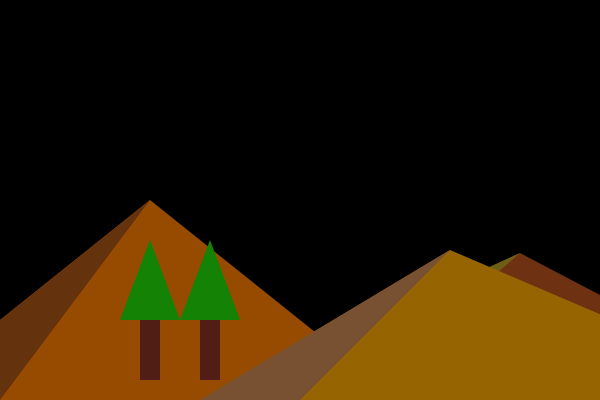
Frame 1 (no input)
Frame 60 (no input): identical to frame 1, image omitted
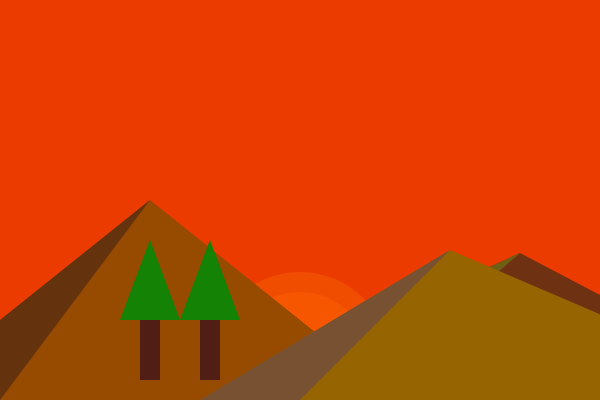
Frame 120 (the mouse pressed at the canvas centre since frame 60)

The p5.js sketch that drew these frames (run headless with seeded random() and noise() and a simulated clock; from frame 60 on, the mouse is pressed at the canvas centre):

// p5.js sketch
// ── sketch.js
// Organising Code with Functions

// -> setup() runs once at the beginning of the program.
// -> Similarly, draw() is another function built into the p5.js library that is declared in every sketch.
// -> When draw() is called, it runs the code block in its body repeatedly. It runs over and over again until your program stops.
// !! Custom functions are defined outside of setup() and draw(), usually at the bottom of your code.

//variables for color change
let redVal = 0;
let greenVal = 0;

//variable for sun position
let sunHeight = 600; //stopping point below horizon

function setup() {
  createCanvas(600, 400);
  //textSize(20);
  noStroke();
}

function draw() {
  // Calling the custom functions below
  sky();
  sun();
  mountains();
  tree(150, 320, 10); // x, y, size
  tree(210, 320, 10);
  variableUpdate();
}

// Custom functions

function sky() {
  //fill background with color based on custom variable values
  background(redVal, greenVal, 0);
}

function sun() {
  //sun
  fill(255, 135, 5, 60);
  circle(300, sunHeight, 180);
  fill(255, 100, 0, 100);
  circle(300, sunHeight, 140);
}

function mountains() {
  //mountains
  fill(110, 50, 18);
  triangle(200, 400, 520, 253, 800, 400);
  fill(110, 95, 20);
  triangle(200, 400, 520, 253, 350, 400);

  fill(150, 75, 0);
  triangle(-100, 400, 150, 200, 400, 400);
  fill(100, 50, 12);
  triangle(-100, 400, 150, 200, 0, 400);

  fill(150, 100, 0);
  triangle(200, 400, 450, 250, 800, 400);
  fill(120, 80, 50);
  triangle(200, 400, 450, 250, 300, 400);
}

function tree(x, y, size) {
  // tree
  fill(80, 30, 20);
  rect(x - size, y, size * 2, size * 6);
  fill(20, 130, 5);
  triangle(x - size * 3, y, x, y - size * 8, x + size * 3, y);
}

function variableUpdate() {
  // reduce sunHeight by 2 until it reaches 140
  if (sunHeight > 130) {
    sunHeight -= 2;

    // modify custom variables for sky color during sunrise

    if (sunHeight < 480) {
      redVal += 4;
      greenVal += 1;
    }
  }

  if (mouseIsPressed === true && sunHeight === 130) {
    background(0);
  }
}
